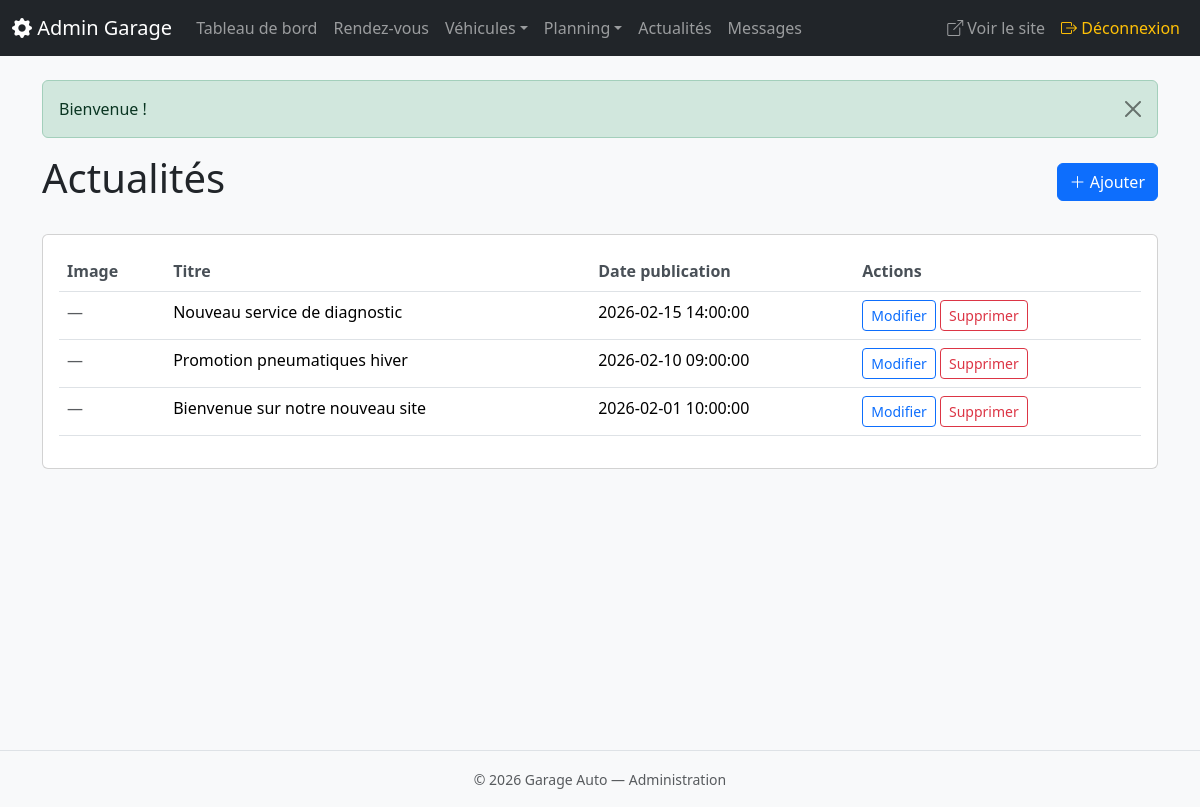
Screenshot of /admin/actualites.php (signed in) with the database file from the repository.
### tables this page shows
CREATE TABLE news (
    id INT UNSIGNED AUTO_INCREMENT PRIMARY KEY,
    titre VARCHAR(200) NOT NULL,
    contenu TEXT NOT NULL,
    image VARCHAR(255) NULL,
    published_at DATETIME NOT NULL,
    created_at DATETIME DEFAULT CURRENT_TIMESTAMP
);

### admin/actualites.php (the view, shortened to what this page needs)
<?php
require_once __DIR__ . '/../config/init.php';
$news = $pdo->query('SELECT * FROM news ORDER BY published_at DESC')->fetchAll();
require __DIR__ . '/includes/header.php';
?>
<div class="d-flex justify-content-between align-items-center mb-4">
    <h1>Actualités</h1>
    <a href="/admin/actualites-form.php" class="btn btn-primary"><i class="bi bi-plus-lg"></i> Ajouter</a>
</div>
<div class="card">
    <div class="card-body">
        <table class="table table-hover">
            <thead>
                <tr><th>Image</th><th>Titre</th><th>Date publication</th><th>Actions</th></tr>
            </thead>
            <tbody>
            <?php foreach ($news as $n): ?>
                <tr>
                    <td>
                        <?php if ($n['image']): ?>
                            <img src="/assets/uploads/<?= h($n['image']) ?>" alt="" style="height:40px;">
                        <?php else: ?>
                            <span class="text-muted">—</span>
                        <?php endif; ?>
                    </td>
                    <td><?= h($n['titre']) ?></td>
                    <td><?= h($n['published_at']) ?></td>
                    <td>
                        <a href="/admin/actualites-form.php?id=<?= $n['id'] ?>" class="btn btn-sm btn-outline-primary">Modifier</a>
                        <a href="/admin/actualites-delete.php?id=<?= $n['id'] ?>" class="btn btn-sm btn-outline-danger" onclick="return confirm('Supprimer ?')">Supprimer</a>
                    </td>
                </tr>
            <?php endforeach; ?>
            </tbody>
        </table>
    </div>
</div>
<?php require __DIR__ . '/includes/footer.php'; ?>

### assets/css/admin.css (style rules this page uses)
body { background-color: #f8f9fa; }
.table th { border-top: none; font-weight: 600; color: #495057; }

### rows the page displays
news: titre "Nouveau service de diagnostic", published_at "2026-02-15 14:00:00"
news: titre "Promotion pneumatiques hiver", published_at "2026-02-10 09:00:00"
news: titre "Bienvenue sur notre nouveau site", published_at "2026-02-01 10:00:00"

### other values shown
$f['message'] "Bienvenue !"
